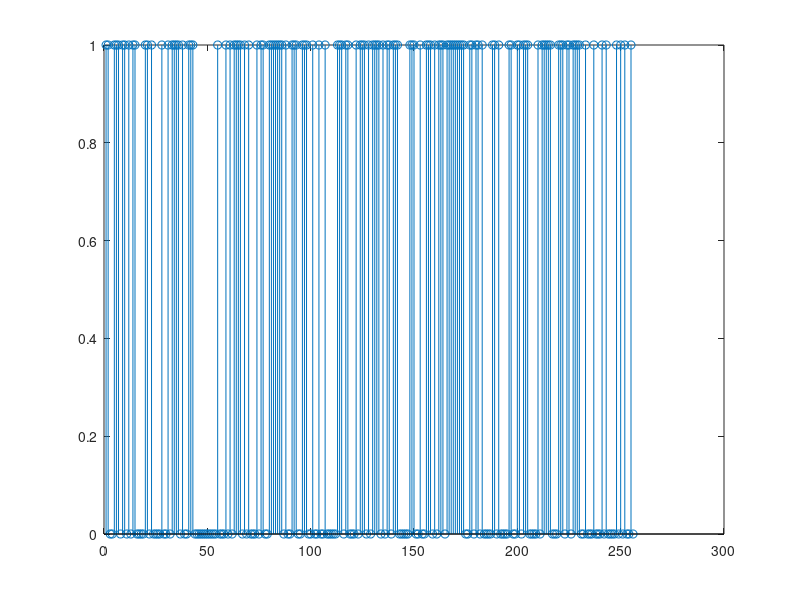
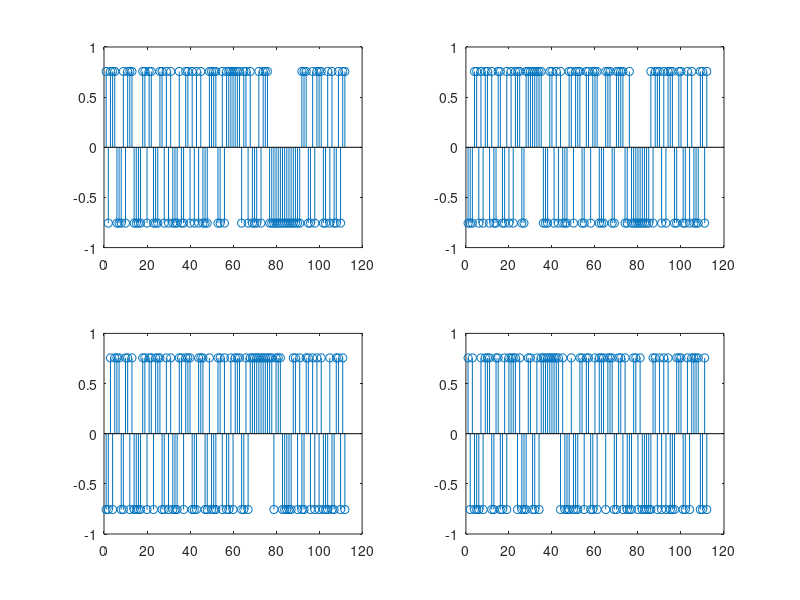
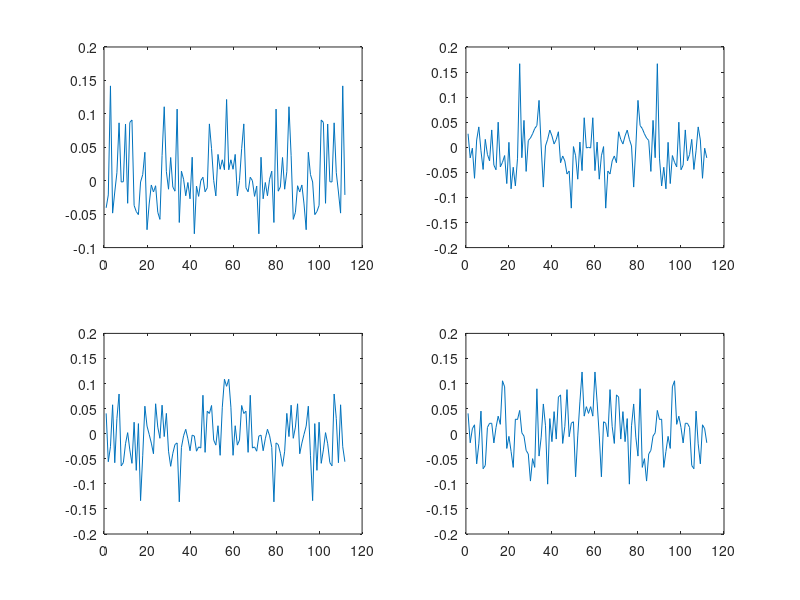
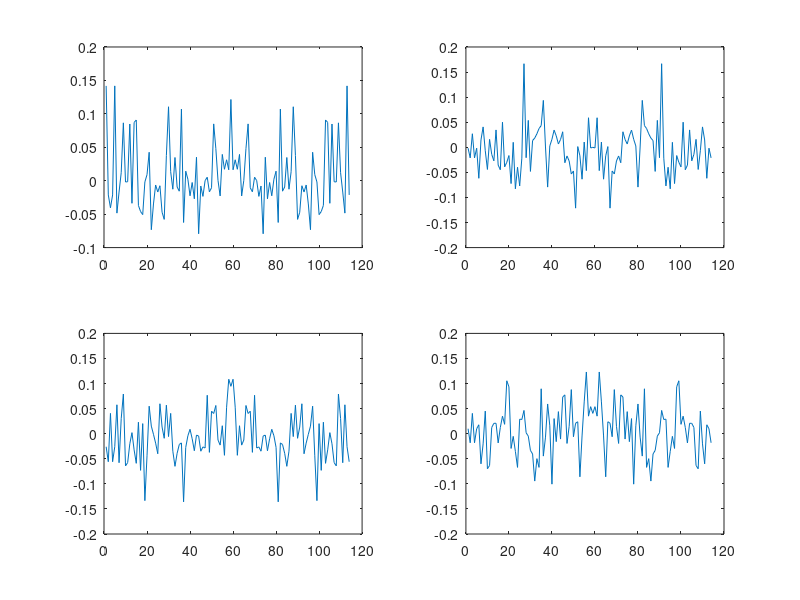

MATLAB code to generate these figures, in order:
clc
close all
clear

%TRANSMITTER

N_bps = 64;
M_ord = 2;
N_scu = 4;
T_N_b = 256;
Block_size = 16;
n = 7;
k = 4;
M = 2;
K = log2(M);
Len = 1e4;
alphabet = 0 : M - 1; 
A = 1; 
teta0 = 0; 
Ts = 1/1e5;
Fd = 500;

CyclicPrefix_size = ceil(Block_size/10);

data = randsrc(T_N_b,1,[0:M_ord-1]);
figure(1);
stem(data);
enc = encode(data, n,k,'hamming/binary'); 
ss = 2*enc - 1;   
int_1=reshape(ss,[],size(ss,1));
int_2=transpose(int_1);
int_3=reshape(int_2,1,[]);        
sym = int_3*sqrt(k/n);


resahped_data = reshape(sym,[7*Block_size, N_scu]);

sub_data_1 = resahped_data(:,1);
sub_data_2 = resahped_data(:,2);
sub_data_3 = resahped_data(:,3);
sub_data_4 = resahped_data(:,4);

figure(3);
subplot(2,2,1); stem(sub_data_1);
subplot(2,2,2); stem(sub_data_2);
subplot(2,2,3); stem(sub_data_3);
subplot(2,2,4); stem(sub_data_4);

spect_sub_data_1 = ifft(sub_data_1);
spect_sub_data_2 = ifft(sub_data_2);
spect_sub_data_3 = ifft(sub_data_3);
spect_sub_data_4 = ifft(sub_data_4);

figure(4);
subplot(2,2,1); plot(real(spect_sub_data_1));
subplot(2,2,2); plot(real(spect_sub_data_2));
subplot(2,2,3); plot(real(spect_sub_data_3));
subplot(2,2,4); plot(real(spect_sub_data_4));

prefix_1 = spect_sub_data_1(length(spect_sub_data_1) - CyclicPrefix_size +1 :length(spect_sub_data_1));
prefix_2 = spect_sub_data_2(length(spect_sub_data_2) - CyclicPrefix_size +1 :length(spect_sub_data_2));
prefix_3 = spect_sub_data_3(length(spect_sub_data_3) - CyclicPrefix_size +1 :length(spect_sub_data_3));
prefix_4 = spect_sub_data_4(length(spect_sub_data_4) - CyclicPrefix_size +1 :length(spect_sub_data_4));

ofdm_block_1 = vertcat(prefix_1, spect_sub_data_1);
ofdm_block_2 = vertcat(prefix_2, spect_sub_data_2);
ofdm_block_3 = vertcat(prefix_3, spect_sub_data_3);
ofdm_block_4 = vertcat(prefix_4, spect_sub_data_4);

figure(5);
subplot(2,2,1); plot(real(ofdm_block_1));
subplot(2,2,2); plot(real(ofdm_block_2));
subplot(2,2,3); plot(real(ofdm_block_3));
subplot(2,2,4); plot(real(ofdm_block_4));

OFDM_signal = vertcat(ofdm_block_1, ofdm_block_2, ofdm_block_3,ofdm_block_4);
figure(6);
stem(OFDM_signal);
%%
close all
%CHANNEL
  
x =zeros(length(OFDM_signal) ,1);
 
SNR_mat = -4:20;
received_signal_mat = zeros(length(OFDM_signal), length(SNR_mat));
 
 for i=1:length(SNR_mat)
     
     noise = awgn(x,SNR_mat(i));
     received_signal_mat(:,i) = OFDM_signal + noise ;
     
 end


%%

%RECEIVER

for j=1:length(SNR_mat)
    
    r = received_signal_mat(:, j);
    
    data_out_1 = r(1: 7*Block_size + CyclicPrefix_size);
    
    data_out_2 = r(7*Block_size + CyclicPrefix_size + 1 : 2*(7*Block_size + CyclicPrefix_size));
    
    data_out_3 = r(2*(7*Block_size + CyclicPrefix_size)+1 : 3*(7*Block_size + CyclicPrefix_size));
    
    data_out_4 = r(3*(7*Block_size + CyclicPrefix_size)+1 : 4*(7*Block_size + CyclicPrefix_size));
    
    data_block_out_1 = data_out_1(CyclicPrefix_size + 1 : 7*Block_size + CyclicPrefix_size);
    data_block_out_2 = data_out_2(CyclicPrefix_size + 1 : 7*Block_size + CyclicPrefix_size);
    data_block_out_3 = data_out_3(CyclicPrefix_size + 1 : 7*Block_size + CyclicPrefix_size);
    data_block_out_4 = data_out_4(CyclicPrefix_size + 1 : 7*Block_size + CyclicPrefix_size);
    
    inv_data_out_1 = fft(data_block_out_1);
    inv_data_out_2 = fft(data_block_out_2);
    inv_data_out_3 = fft(data_block_out_3);
    inv_data_out_4 = fft(data_block_out_4);
    
    data_serial_out = vertcat(inv_data_out_1, inv_data_out_2, inv_data_out_3, inv_data_out_4);
    
     recieved_data1 = (sign(data_serial_out)+1)/2;
     
     recieved_data = pskdemod(recieved_data1, M_ord);
     
     de_int_1=reshape(recieved_data,size(recieved_data,1),[]);
     de_int_2=transpose(de_int_1);
     de_int_3=reshape(de_int_2,[],1);
     
     dec = decode(de_int_3, n,k, 'hamming/binary');
     

    [num(j), ratio(j)] = biterr(data, dec);
    
end



plot(SNR_mat, ratio);

        
        

